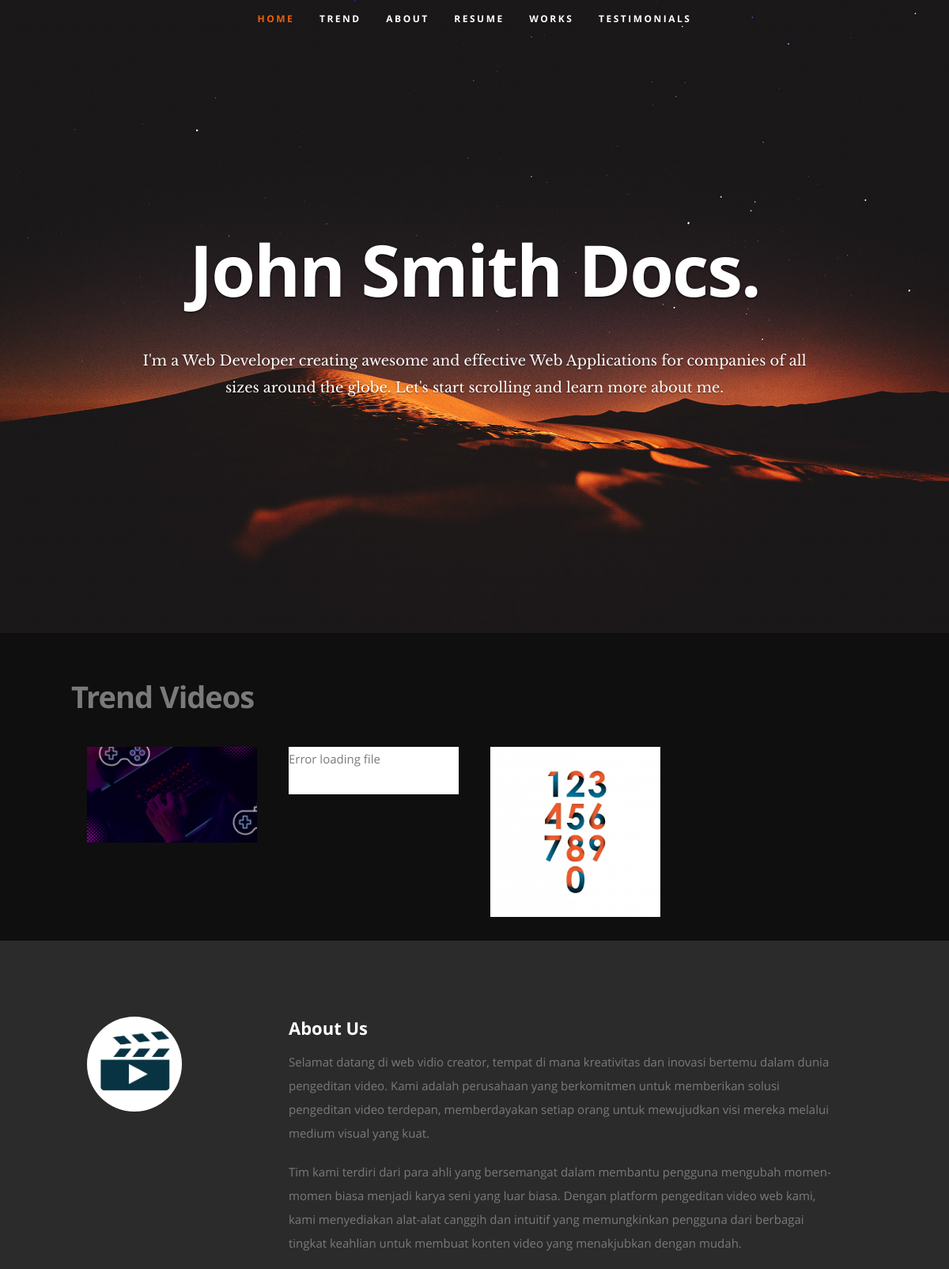
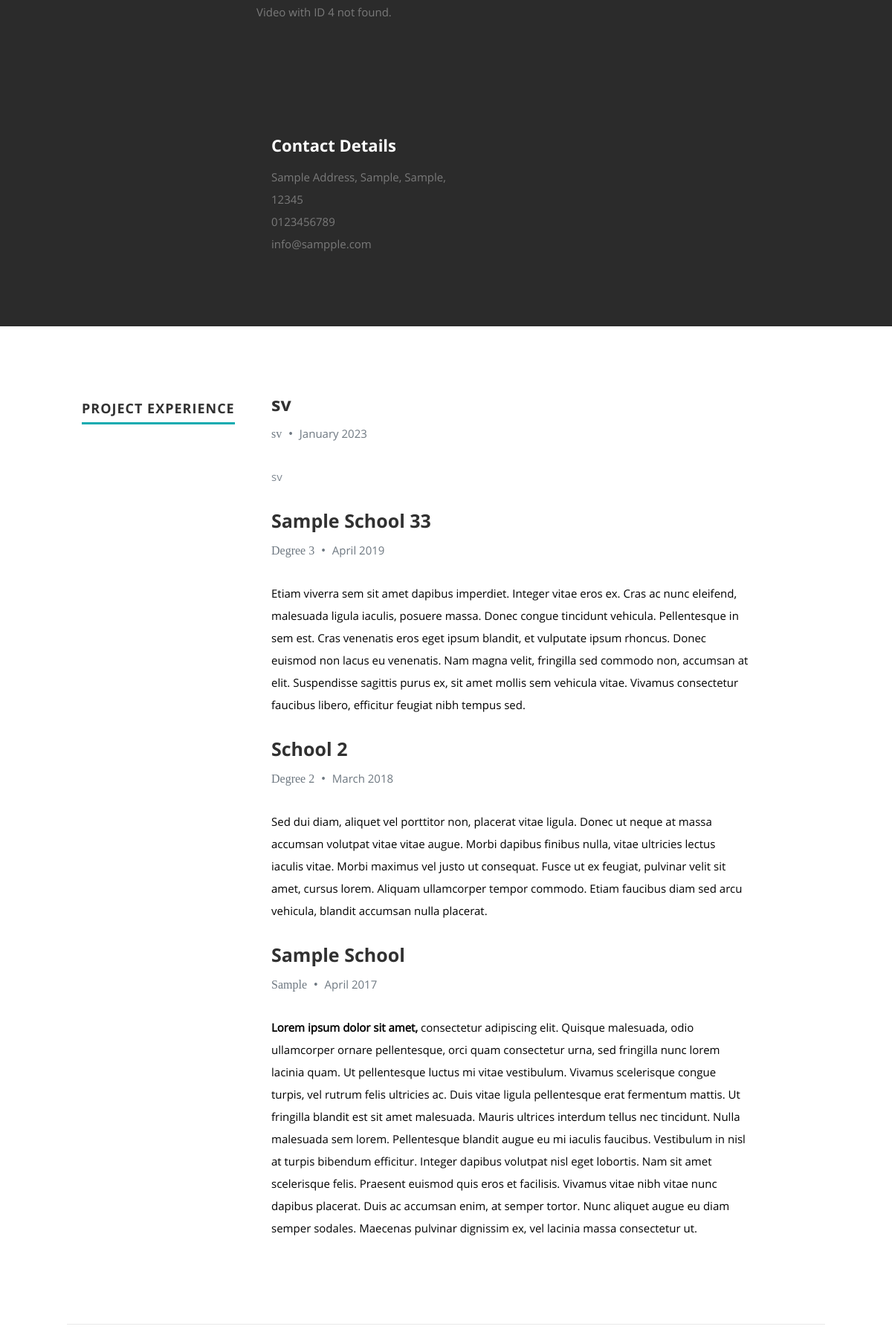
The page / (upper part) on the database its author committed (2 pictures, top to bottom).
### tables this page shows
CREATE TABLE `trends` (
  `id` int(30) NOT NULL,
  `name` text,
  `summary` text,
  `description` text,
  `banner` text,
  `client` text
);

CREATE TABLE `education` (
  `id` int(30) NOT NULL,
  `school` text,
  `degree` text,
  `month` varchar(50) NOT NULL,
  `year` int(10) NOT NULL,
  `description` text,
  `order_by` int(30) NOT NULL
);

### config.php (called while the page is built, shortened)
<?php
function validate_image($file){
	if(!empty($file)){
		if(is_file(base_app.$file)){
			return base_url.$file;
		}else{
			return base_url.'dist/img/no-image-available.png';
		}
	}else{
		return base_url.'dist/img/no-image-available.png';
	}
}
?>

### index.php (the view, shortened to what this page needs)
<?php require_once('config.php');
?>
<!DOCTYPE html>
<html lang="en" class="" style="height: auto;">
<?php require('inc/header.php') ?>
<body>
   <?php
   $c_qry = $conn->query("SELECT * FROM contacts");
   while ($row = $c_qry->fetch_assoc()) {
      $contact[$row['meta_field']] = $row['meta_value'];
   }
   ?>
   <header id="home">
      <div class="header-carousel">
         <div class="slide active">
            <div class="slide-text">
               <h1>
               </h1>
               <h3>
               </h3>
            </div>
         </div>
      </div>
      <nav id="nav-wrap">
         <ul id="nav" class="nav">
            <li class="current"><a class="smoothscroll" href="#home">Home</a></li>
            <li><a class="smoothscroll" href="#trend">Trend</a></li>
            <li><a class="smoothscroll" href="#about">About</a></li>
            <li><a class="smoothscroll" href="#resume">Resume</a></li>
            <li><a class="smoothscroll" href="#portfolio">Works</a></li>
            <li><a class="smoothscroll" href="#testimonials">Testimonials</a></li>
         </ul>
      </nav>
   </header>
   <section id="trend">
      <div class="row">
         <div>
            <div class="twelve columns collapsed">
               <br>
               <h1>Trend Videos</h1><br>
            </div>
         </div>
         <div id="portofolio-wrapper" class="bgrid-quarters s-bgrid-thirds cf">
            <?php
            $p_qry = $conn->query("SELECT * FROM trends ");
            while ($row = $p_qry->fetch_assoc()) :
            ?>
               <div class="columns portfolio-item">
                  <div class="item-wrap">
                     <a href="#modal-<?php echo $row['id'] ?>" title="">
                        <?php
                        $fileType = getFileType($row['banner']);
                        if ($fileType !== false && strpos($fileType, 'video') !== false) {
                           echo '<video controls width="100%" height="auto"><source src="' . $row['banner'] . '" type="' . $fileType . '">Your browser does not support the video tag.</video>';
                        } elseif ($fileType !== false) {
                           echo '<img alt="" src="' . validate_image($row['banner']) . '">';
                        } else {
                           echo '<p>Error loading file</p>';
                        }
                        ?>
                     </a>
                  </div><br>
               </div>
            <?php endwhile; ?>
         </div>
         <?php
         function getFileType($filename)
         {
            if (file_exists($filename)) {
               $finfo = finfo_open(FILEINFO_MIME_TYPE);
               if ($finfo) {
                  $fileType = finfo_file($finfo, $filename);
                  return $fileType;
               }
            }
            return false;
         }
         ?>
      </div>
   </section>
   <section id="about">
      <div class="row">
         <div class="three columns">
            <img class="profile-pic" src="dist/img/logoAF.jpg" alt="" />
         </div>
         <div class="nine columns main-col">
            <h2>About Us</h2>
            <div id="about_me">
               <?php include "about.php"; ?>
            </div>
            <div class="row">
               <?php
               $video_qry = $conn->query("SELECT * FROM project WHERE id = 25 ");
               $video_row = $video_qry->fetch_assoc();
               if ($video_row) {
               ?>
                  <div class="columns portfolio-item" style="width:100%;">
                     <div class="item-wrap">
                        <?php
                        $fileType = getFileType($video_row['banner']);
                        if ($fileType !== false && strpos($fileType, 'video') !== false) {
                           echo '<video controls width="100%"  height="auto"><source src="' . $video_row['banner'] . '" type="' . $fileType . '">Your browser does not support the video tag.</video>';
                        } elseif ($fileType !== false) {
                           echo '<img class="scale-with-grid" src="' . validate_image($video_row['banner']) . '" alt="" />';
                        } else {
                           echo '<p>Error loading file</p>';
                        }
                        ?>
                     </div>
                  </div>
               <?php
               } else {
               ?>
                  <p>Video with ID 4 not found.</p>
               <?php
               }
               ?>
               <div class="columns contact-details">
                  <br>
                  <br>
                  <br>
                  <br>
                  <h2>Contact Details</h2>
                  <p class="address">
                     <span>
                        <?php echo $contact['address'] ?>
                     </span><br>
                     <span>
                        <?php echo $contact['mobile'] ?>
                     </span><br>
                     <span>
                        <?php echo $contact['email'] ?>
                     </span>
                  </p>
               </div>
               <div class="columns download">
               </div>
            </div>
         </div>
      </div>
   </section>
   <section id="resume">
      <div class="row education">
         <div class="three columns header-col">
            <h1><span>Project Experience</span></h1>
         </div>
         <div class="nine columns main-col">
            <?php
            $e_qry = $conn->query("SELECT * FROM education order by year desc, month desc");
            while ($row = $e_qry->fetch_assoc()) :
            ?>
               <div class="row item">
                  <div class="twelve columns">
                     <h3>
                        <?php echo $row['school'] ?>
                     </h3>
                     <p class="info">
                        <?php echo $row['degree'] ?> <span>&bull;</span> <em class="date">
                           <?php echo $row['month'] . ' ' . $row['year'] ?>
                        </em>
                     </p>
                     <p>
                        <?php echo stripslashes(html_entity_decode($row['description'])) ?>
                     </p>
                  </div>
               </div>
            <?php endwhile; ?>
         </div>
      </div>
</body>
</html>

### profile_asset/css/default.css (style rules this page uses)
html, body, div, span, object, iframe, h1, h2, h3, h4, h5, h6, p, blockquote, pre, abbr, address, cite, code, del, dfn, em, img, ins, kbd, q, samp, small, strong, sub, sup, var, b, i, dl, dt, dd, ol, ul, li, fieldset, form, label, legend, table, caption, tbody, tfoot, thead, tr, th, td, article, aside, canvas, details, figcaption, figure, footer, header, hgroup, menu, nav, section, summary, time, mark, audio, video { margin: 0; padding: 0; border: 0; outline: 0; font-size: 100%; vertical-align: baseline; background: transparent; }
article,aside,details,figcaption,figure, footer,header,hgroup,menu,nav,section { display: block; }
*, *:before, *:after { -moz-box-sizing: border-box; -webkit-box-sizing: border-box; box-sizing: border-box; }
html { font-size: 62.5%; -webkit-font-smoothing: antialiased; }
body { background: #fff; font-family: 'opensans-regular', sans-serif; font-weight: normal; font-size: 15px; line-height: 30px; color: #838C95; -webkit-font-smoothing: antialiased; -webkit-text-size-adjust: 100%; }
h1, h2, h3, h4, h5, h6 { color: #313131; font-family: 'opensans-bold', sans-serif; font-weight: normal; }
h1 { font-size: 38px; line-height: 42px; margin-bottom: 12px; letter-spacing: -1px; }
h2 { font-size: 28px; line-height: 36px; margin-bottom: 6px; }
h3 { font-size: 22px; line-height: 30px; margin-bottom: 12px; }
p { margin: 0 0 30px 0; }
em { font: 15px/30px 'opensans-italic', sans-serif; }
a, a:visited { text-decoration: none; outline: 0; color: #11ABB0; -webkit-transition: color .3s ease-in-out; -moz-transition: color .3s ease-in-out; -o-transition: color .3s ease-in-out; transition: color .3s ease-in-out; }
ul, ol { margin-bottom: 24px; margin-top: 12px; }
ul { list-style: none outside; }
li { line-height: 18px; margin-bottom: 12px; }
img { max-width: 100%; height: auto; }
.row { width: 96%; max-width: 1020px; margin: 0 auto; }
.row .row { width: auto; max-width: none; margin: 0 -20px; }
.row:before, .row:after { content: " "; display: table; }
.row:after { clear: both; }
.column, .columns { position: relative; padding: 0 20px; min-height: 1px; float: left; }
.row.collapsed > .column, .row.collapsed > .columns, .column.collapsed, .columns.collapsed { padding: 0; }
[class*="column"] + [class*="column"]:last-child { float: right; }
.row .three { width: 25%; }
.row .nine { width: 75%; }
.row .twelve { width: 100%; }
.bgrid-quarters [class*="column"] { width: 25%; }
[class*="bgrid"] [class*="column"] + [class*="column"]:last-child { float: left; }
.cf:before, .cf:after { content: " "; display: table; }
.cf:after { clear: both; }

### index.php (style rules this page uses)
#trend * { color: #7A7A7A !important; }

### rows shown on the page
trends: banner (picture)
trends: shows "Error loading file"
trends: banner (picture)
education: school "sv", degree "sv", month "January", year "2023", description "sv"
education: school "Sample School 33", degree "Degree 3", month "April", year "2019", description "Etiam viverra sem sit amet dapibus imperdiet. Integer vitae eros ex. Cras ac nunc eleifend, malesuada ligula iaculis, posuere massa. Donec congue tincidunt vehicula. Pellentesque in sem est. Cras venenatis eros eget ipsum blandit, et vulputate ipsum rhoncus. Donec euismod non lacus eu venenatis. Nam magna velit, fringilla sed commodo non, accumsan at elit. Suspendisse sagittis purus ex, sit amet mollis sem vehicula vitae. Vivamus consectetur faucibus libero, efficitur feugiat nibh tempus sed."
education: school "School 2", degree "Degree 2", month "March", year "2018", description "Sed dui diam, aliquet vel porttitor non, placerat vitae ligula. Donec ut neque at massa accumsan volutpat vitae vitae augue. Morbi dapibus finibus nulla, vitae ultricies lectus iaculis vitae. Morbi maximus vel justo ut consequat. Fusce ut ex feugiat, pulvinar velit sit amet, cursus lorem. Aliquam ullamcorper tempor commodo. Etiam faucibus diam sed arcu vehicula, blandit accumsan nulla placerat."
education: school "Sample School", degree "Sample", month "April", year "2017", description "Lorem ipsum dolor sit amet, consectetur adipiscing elit. Quisque malesuada, odio ullamcorper ornare pellentesque, orci quam consectetur urna, sed fringilla nunc lorem lacinia quam. Ut pellentesque luctus mi vitae vestibulum. Vivamus scelerisque congue turpis, vel rutrum felis ultricies ac. Duis vitae ligula pellentesque erat fermentum mattis. Ut fringilla blandit est sit amet malesuada. Mauris ultrices interdum tellus nec tincidunt. Nulla malesuada sem lorem. Pellentesque blandit augue eu mi iaculis faucibus. Vestibulum in nisl at turpis bibendum efficitur. Integer dapibus volutpat nisl eget lobortis. Nam sit amet scelerisque felis. Praesent euismod quis eros et facilisis. Vivamus vitae…"

### other values the page prints
$contact['address'] "Sample Address, Sample, Sample, 12345"
$contact['mobile'] "0123456789"
$contact['email'] "info@sampple.com"
